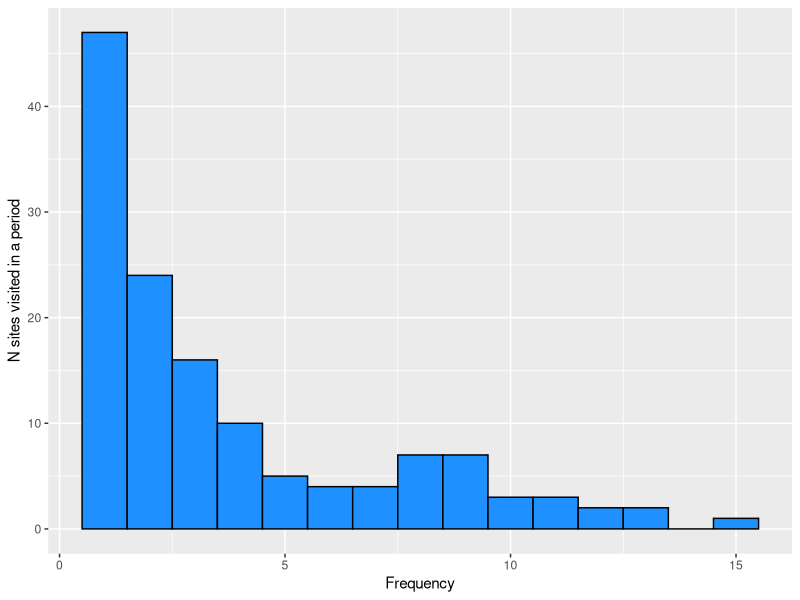

Write R code to recreate this figure. (Note: this script raises an error after producing the figure.)
##Figure 1 check - based on empirical data, how many traps did bears vist per period? and how many per trap?

library(tidyverse)
# setwd("C:/Users/ConservationMetrics/Documents/NPG/Sim_SpatialMR_SuggestBuffer_EqualMask")
setwd('C:/Users/Nick/Documents/GitHub/spatialMR-master/Sim_SpatialMR_SuggestBuffer_EqualMask')

fullsamps <- read.csv("samps1_uniq.csv")
head(fullsamps)

byPeriod <- fullsamps %>% group_by(Period, ID) %>% summarise(sites = length(unique(site))) # grouped by period and bear, how many unique sites?

byPeriodHist <- ggplot(byPeriod, aes(sites)) +
  geom_histogram(bins =15, color = 'black', fill = 'dodgerblue1') + 
  ylab('N sites visited in a period') +
  xlab('Frequency') +
  ggsave("Figures/NumSitesPerPeriod.png", height=5, width = 7.5)

byTraps <- fullsamps %>% group_by(Period, ID, site) %>% summarise(N = n()) # grouped by period and bear, how many unique sites?

byTrapsHist <- ggplot(byTraps, aes(N)) +
  geom_histogram(bins =11, color = 'black', fill = 'dodgerblue1') + 
  ylab('Number of bears') +
  xlab('Number of genotyped samples per individual at each site-session') +
  ggsave("Figures/NumClustersperSite.png", height=5, width = 7.5)

bySites <- fullsamps %>% group_by(Period, site) %>% summarise(N = n()) 

byTrapsHist <- ggplot(bySites, aes(N)) +
  geom_histogram(bins =11,color = 'black', fill = 'dodgerblue1') + 
  ylab('Number of site-sessions') +
  xlab('Number of samples genotyped') +
  ggsave("Figures/NumClustersperSite_forreal.png", height=5, width = 7.5)
